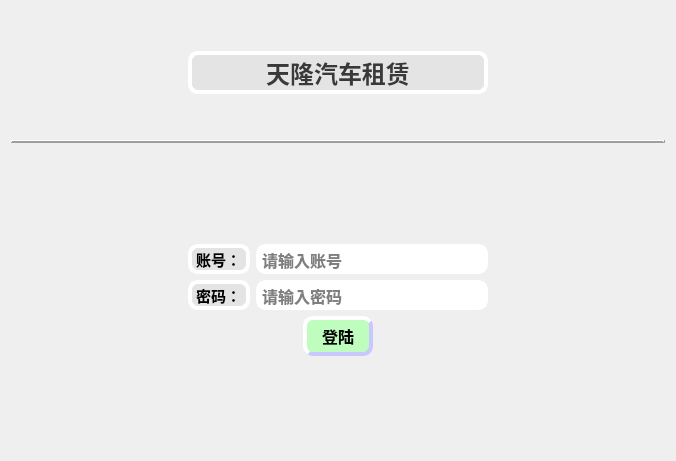
<?xml version="1.0" encoding="UTF-8"?>
<ui version="4.0">
 <class>LoginDialog</class>
 <widget class="QDialog" name="LoginDialog">
  <property name="geometry">
   <rect>
    <x>0</x>
    <y>0</y>
    <width>676</width>
    <height>461</height>
   </rect>
  </property>
  <property name="windowTitle">
   <string>天隆汽车租赁</string>
  </property>
  <property name="styleSheet">
   <string notr="true">QPushButton{
	border-style:outset;
	background-color:rgba(190, 253, 190);
	border-width:4px;
	border-radius:10px;
	border-color:rgba(200,200,255,255);
	font:bold 16px;
	color:rgba(0,0,0,255);
	padding:4px;
}
QPushButton:pressed{
    border-style:inset;
}
QPushButton:hover{
    background-color:rgba(148, 221, 132);
    color:rgba(0,0,0,200);
}
#LoginDialog 
{border-image: url(:/images/carbackground.jpg);}
QLineEdit
{
	border-style:outset;
	border-width:4px;
	border-radius:10px;
	border-color:rgba(255,255,255,255);
	font:bold 16px;
	color:rgba(0,0,0,255);
}
QLineEdit:focus
{
	border-style:outset;
	border-width:4px;
	border-radius:10px;
	border-color:rgba(0, 204, 255);
	font:bold 16px;
	color:rgba(0,0,0,255);
}
</string>
  </property>
  <layout class="QGridLayout" name="gridLayout">
   <item row="5" column="1">
    <spacer name="verticalSpacer_8">
     <property name="orientation">
      <enum>Qt::Vertical</enum>
     </property>
     <property name="sizeHint" stdset="0">
      <size>
       <width>17</width>
       <height>77</height>
      </size>
     </property>
    </spacer>
   </item>
   <item row="0" column="1" colspan="2">
    <layout class="QVBoxLayout" name="verticalLayout_6">
     <item>
      <spacer name="verticalSpacer_6">
       <property name="orientation">
        <enum>Qt::Vertical</enum>
       </property>
       <property name="sizeHint" stdset="0">
        <size>
         <width>20</width>
         <height>40</height>
        </size>
       </property>
      </spacer>
     </item>
     <item>
      <widget class="QLabel" name="labelTitle">
       <property name="minimumSize">
        <size>
         <width>300</width>
         <height>0</height>
        </size>
       </property>
       <property name="font">
        <font>
         <pointsize>-1</pointsize>
         <weight>75</weight>
         <italic>false</italic>
         <bold>true</bold>
        </font>
       </property>
       <property name="styleSheet">
        <string notr="true">QLabel{
border-style:outset;
	background-color:rgba(225, 225, 225, 200);
	border-width:4px;
	border-radius:10px;
	border-color:rgba(255,255,255,255);
	font:bold 16px;
	color:rgba(0,0,0,255);
}</string>
       </property>
       <property name="frameShape">
        <enum>QFrame::WinPanel</enum>
       </property>
       <property name="frameShadow">
        <enum>QFrame::Raised</enum>
       </property>
       <property name="lineWidth">
        <number>2</number>
       </property>
       <property name="midLineWidth">
        <number>2</number>
       </property>
       <property name="text">
        <string>&lt;html&gt;&lt;head/&gt;&lt;body&gt;&lt;p&gt;&lt;span style=&quot; font-size:18pt; color:#393939;&quot;&gt;天隆汽车租赁&lt;/span&gt;&lt;/p&gt;&lt;/body&gt;&lt;/html&gt;</string>
       </property>
       <property name="textFormat">
        <enum>Qt::RichText</enum>
       </property>
       <property name="alignment">
        <set>Qt::AlignCenter</set>
       </property>
      </widget>
     </item>
     <item>
      <spacer name="verticalSpacer_7">
       <property name="orientation">
        <enum>Qt::Vertical</enum>
       </property>
       <property name="sizeHint" stdset="0">
        <size>
         <width>20</width>
         <height>40</height>
        </size>
       </property>
      </spacer>
     </item>
    </layout>
   </item>
   <item row="4" column="0">
    <spacer name="horizontalSpacer_8">
     <property name="orientation">
      <enum>Qt::Horizontal</enum>
     </property>
     <property name="sizeHint" stdset="0">
      <size>
       <width>192</width>
       <height>20</height>
      </size>
     </property>
    </spacer>
   </item>
   <item row="1" column="0" colspan="4">
    <widget class="Line" name="line">
     <property name="frameShadow">
      <enum>QFrame::Raised</enum>
     </property>
     <property name="lineWidth">
      <number>2</number>
     </property>
     <property name="orientation">
      <enum>Qt::Horizontal</enum>
     </property>
    </widget>
   </item>
   <item row="4" column="3">
    <spacer name="horizontalSpacer_9">
     <property name="orientation">
      <enum>Qt::Horizontal</enum>
     </property>
     <property name="sizeHint" stdset="0">
      <size>
       <width>192</width>
       <height>20</height>
      </size>
     </property>
    </spacer>
   </item>
   <item row="4" column="1" colspan="2">
    <layout class="QVBoxLayout" name="verticalLayout_5">
     <item>
      <layout class="QHBoxLayout" name="horizontalLayout_7">
       <item>
        <widget class="QLabel" name="labelUser">
         <property name="minimumSize">
          <size>
           <width>40</width>
           <height>30</height>
          </size>
         </property>
         <property name="font">
          <font>
           <pointsize>-1</pointsize>
           <weight>75</weight>
           <italic>false</italic>
           <bold>true</bold>
          </font>
         </property>
         <property name="styleSheet">
          <string notr="true">QLabel{
border-style:outset;
	background-color:rgba(225, 225, 225, 200);
	border-width:4px;
	border-radius:10px;
	border-color:rgba(255,255,255,255);
	font:bold 16px;
	color:rgba(0,0,0,255);
}</string>
         </property>
         <property name="text">
          <string>&lt;html&gt;&lt;head/&gt;&lt;body&gt;&lt;p&gt;&lt;span style=&quot; font-size:11pt; font-weight:600; color:#000000;&quot;&gt;账号：&lt;/span&gt;&lt;/p&gt;&lt;/body&gt;&lt;/html&gt;</string>
         </property>
         <property name="wordWrap">
          <bool>false</bool>
         </property>
         <property name="margin">
          <number>2</number>
         </property>
        </widget>
       </item>
       <item>
        <widget class="QLineEdit" name="lineEditUser">
         <property name="minimumSize">
          <size>
           <width>0</width>
           <height>30</height>
          </size>
         </property>
         <property name="maxLength">
          <number>8</number>
         </property>
         <property name="echoMode">
          <enum>QLineEdit::Normal</enum>
         </property>
         <property name="placeholderText">
          <string>请输入账号</string>
         </property>
         <property name="clearButtonEnabled">
          <bool>false</bool>
         </property>
        </widget>
       </item>
      </layout>
     </item>
     <item>
      <layout class="QHBoxLayout" name="horizontalLayout_8">
       <item>
        <widget class="QLabel" name="labelPassword">
         <property name="minimumSize">
          <size>
           <width>40</width>
           <height>30</height>
          </size>
         </property>
         <property name="font">
          <font>
           <pointsize>-1</pointsize>
           <weight>75</weight>
           <italic>false</italic>
           <bold>true</bold>
          </font>
         </property>
         <property name="styleSheet">
          <string notr="true">QLabel{
border-style:outset;
	background-color:rgba(225, 225, 225, 200);
	border-width:4px;
	border-radius:10px;
	border-color:rgba(255,255,255,255);
	font:bold 16px;
	color:rgba(0,0,0,255);
}</string>
         </property>
         <property name="text">
          <string>&lt;html&gt;&lt;head/&gt;&lt;body&gt;&lt;p&gt;&lt;span style=&quot; font-size:11pt; font-weight:600; color:#000000;&quot;&gt;密码：&lt;/span&gt;&lt;/p&gt;&lt;/body&gt;&lt;/html&gt;</string>
         </property>
         <property name="margin">
          <number>2</number>
         </property>
        </widget>
       </item>
       <item>
        <widget class="QLineEdit" name="lineEditPassword">
         <property name="minimumSize">
          <size>
           <width>0</width>
           <height>30</height>
          </size>
         </property>
         <property name="echoMode">
          <enum>QLineEdit::Password</enum>
         </property>
         <property name="placeholderText">
          <string>请输入密码</string>
         </property>
        </widget>
       </item>
      </layout>
     </item>
     <item>
      <layout class="QHBoxLayout" name="horizontalLayout_9">
       <item>
        <spacer name="horizontalSpacer">
         <property name="orientation">
          <enum>Qt::Horizontal</enum>
         </property>
         <property name="sizeHint" stdset="0">
          <size>
           <width>40</width>
           <height>20</height>
          </size>
         </property>
        </spacer>
       </item>
       <item>
        <widget class="QPushButton" name="pushBtnLogin">
         <property name="minimumSize">
          <size>
           <width>70</width>
           <height>30</height>
          </size>
         </property>
         <property name="cursor">
          <cursorShape>PointingHandCursor</cursorShape>
         </property>
         <property name="styleSheet">
          <string notr="true"/>
         </property>
         <property name="text">
          <string>登陆</string>
         </property>
        </widget>
       </item>
       <item>
        <spacer name="horizontalSpacer_6">
         <property name="orientation">
          <enum>Qt::Horizontal</enum>
         </property>
         <property name="sizeHint" stdset="0">
          <size>
           <width>40</width>
           <height>20</height>
          </size>
         </property>
        </spacer>
       </item>
      </layout>
     </item>
    </layout>
   </item>
   <item row="2" column="0">
    <spacer name="verticalSpacer_2">
     <property name="orientation">
      <enum>Qt::Vertical</enum>
     </property>
     <property name="sizeHint" stdset="0">
      <size>
       <width>20</width>
       <height>78</height>
      </size>
     </property>
    </spacer>
   </item>
  </layout>
 </widget>
 <resources/>
 <connections/>
</ui>
